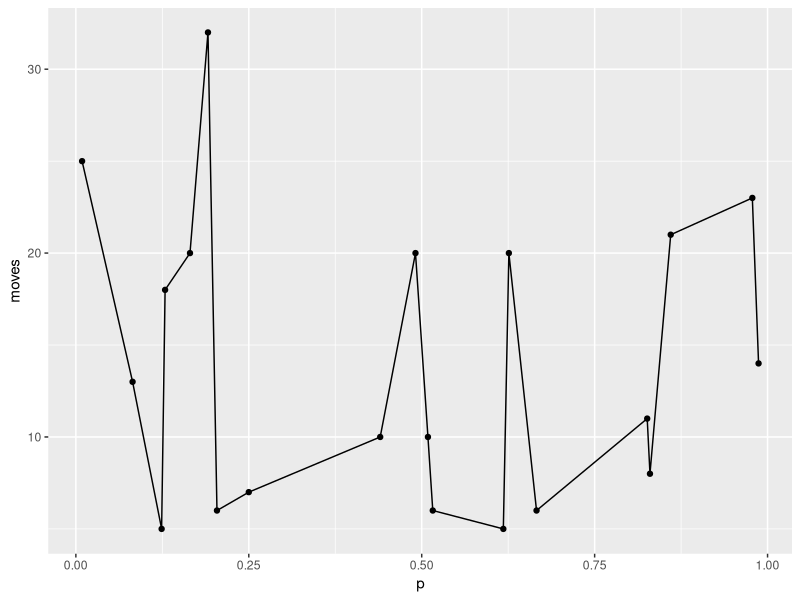
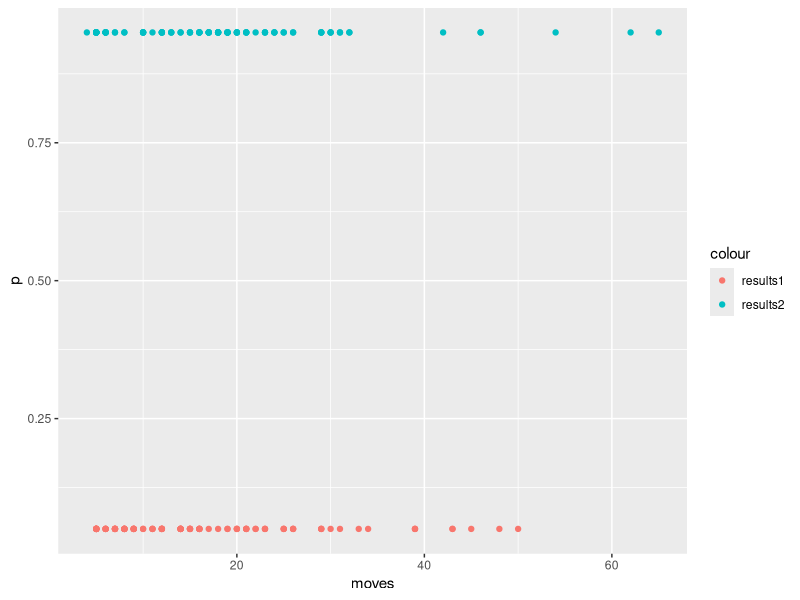
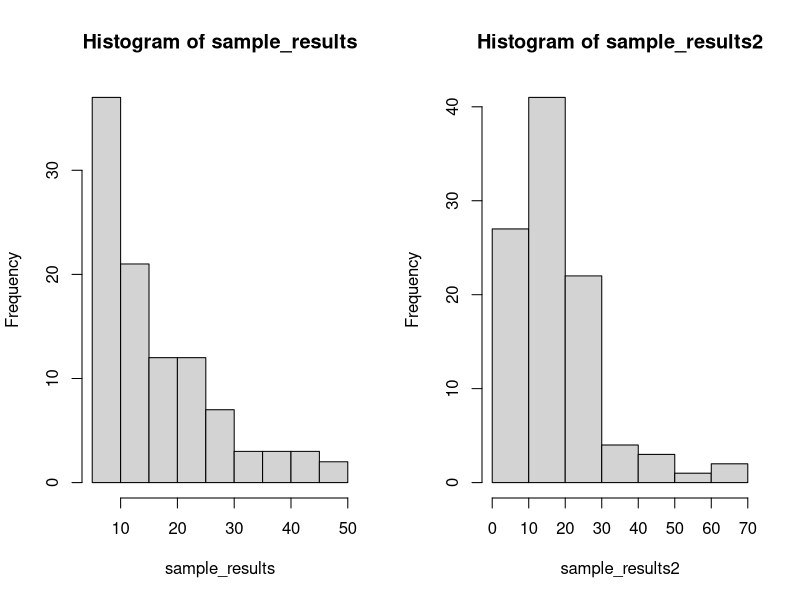

Write the R code that produced these figures, in order.
## ---- chunk 1
library(formatR)
library(ggplot2)
knitr::opts_chunk$set(echo = TRUE)
knitr::opts_chunk$set(tidy.opts=list(width.cutoff=80), tidy=TRUE)
## ---- chunk 2
lgrid <- matrix(NA, nrow = 8, ncol = 8)
lgrid[1,] <- c("r", "l", "q", "s", "t", "z", "c", "a")
lgrid[2,] <- c("i", "v", "d", "z", "h", "l", "t", "p")
lgrid[3,] <- c("u", "r", "o", "y", "w", "c", "a", "c")
lgrid[4,] <- c("x", "r", "f", "n", "d", "p", "g", "v")
lgrid[5,] <- c("h", "j", "f", "f", "k", "h", "g", "m")
lgrid[6,] <- c("k", "y", "e", "x", "x", "g", "k", "i")
lgrid[7,] <- c("l", "q", "e", "q", "f", "u", "e", "b")
lgrid[8,] <- c("l", "s", "d", "h", "i", "k", "y", "n")

edge_squares = c(1, 2, 3, 4, 5, 6, 7, 8, 9, 16, 17, 24, 25, 32, 33, 40, 41, 48, 49, 56, 57, 58, 59, 60, 61, 62, 63, 64) # indices of all the edge squares
green_squares = c(14, 23, 42, 51) # indices of the green squares on the board

# Function to get a staring position randomly
get_start_position <- function() {
  choices <- setdiff(1:64, edge_squares) # to get a position not on edge
  position <- sample(choices, 1 , replace = TRUE)
  return(position)  
}
## ---- chunk 3
move_if_on_edge <- function() {
  position <- sample(1:64, 1, replace = TRUE)
  return(position)
}
move_if_not_on_edge <- function(square) {
  dist_from_adj_squares <- c(1, 7, 8, 9)   
  # Adding & subtracting these from current square would give all adjacent squares
  adj_squares_1 <- square - dist_from_adj_squares
  adj_squares_2 <- square + dist_from_adj_squares
  adj_squares <- c(adj_squares_1, adj_squares_2)
  position <- sample(adj_squares, 1, replace = TRUE)
  return(position)
}

play_next_turn <- function(position) {
  if (position %in% edge_squares) next_position <- move_if_on_edge() else 
    next_position <- move_if_not_on_edge(position)
  return(next_position)
} 
play_next_turn(16)
## ---- chunk 4
letter_collection <- c()
available_letters <- c()
num_letters <- 0
count <- 0
## ---- chunk 5
handle_green_squares <- function(square, p){
  prob <- sample(c(p, 1-p), 1, replace = TRUE)
  
  if(prob == p){
    letter_collection <<- c("f", "f")
    count <<- 1
    available_letters <<- c("h", "k")
    num_letters <<- 3
  }
  
  else if(prob == 1-p){
    if(lgrid[square] %in% available_letters){
      available_letters <<- available_letters[available_letters != lgrid[square]]
      num_letters <<- num_letters -1
    }
    
    if(lgrid[square] %in% letter_collection){
      letter_collection <<- letter_collection[letter_collection != lgrid[square]]
      count <<- max(0, length(letter_collection) - 1)
    }
  }
}

handle_white_squares <- function(square){
  if(lgrid[square] %in% available_letters && count < 2){
    letter_collection <<- append(letter_collection, c(lgrid[square], lgrid[square]))
    available_letters <<- available_letters[available_letters != lgrid[square]]
    count <<- count + 1  #Ensure we collect copy of only two letters
  }
  
  else if(num_letters < 3){ 
    available_letters <<- append(available_letters, lgrid[square])
    num_letters <<- num_letters + 1 
    #Ensure we do not pick more than 3 different letters
  }
}
## ---- chunk 6
pick_or_leave_letter <- function(square, p){
  if(square %in% green_squares) handle_green_squares(square, p) else
    handle_white_squares(square)
}

count_num_moves <- function(start, p){
  letter_collection <<- c() #Clear data of last run
  available_letters <<- c()
  num_letters <<- 0
  count <<- 0
  curr_position <- start
  end_game <- FALSE
  moves <- 0
  
  while(end_game == FALSE){
    if(count == 2 && length(available_letters) == 1){
      letter_collection <<- append(letter_collection, available_letters)
      available_letters <<- c()
      end_game <- TRUE
    }
    
    else{
      pick_or_leave_letter(curr_position, p)
      next_pos <- play_next_turn(curr_position)
      curr_position <- next_pos
      moves <- moves + 1
    }
  }
  
  return(moves)
}

(start <- get_start_position())
count_num_moves(start, 0.46)
## ---- chunk 7
df <- data.frame(p = c(), moves = c())
for (i in 1:20) {
  p <- round(runif(1), 3)  # To get random probability values
  moves <- count_num_moves(28,p)
  df <- rbind(df, data.frame(p = p, moves = moves))
}
ggplot(aes(p,moves), data = df) + geom_line() + geom_point()
## ---- chunk 8
sample_results <- replicate(100, count_num_moves(46,0.05))
sample_results2 <- replicate(100, count_num_moves(28, 0.95))
results1 <- data.frame(p = 0.05, moves = sample_results)
results2 <- data.frame(p = 0.95, moves = sample_results2)
summary(sample_results)
summary(sample_results2)
ggplot(aes(moves, p, color = 'results1'), data = results1) + geom_point() +
  geom_point(aes(moves,p, color = 'results2'), data = results2) 
## ---- chunk 9
par(mfrow=c(1,2))
hist(sample_results)
hist(sample_results2)
## ---- chunk 10
Xa <- c(25, 13, 16, 24, 11, 12, 24, 26, 15, 19, 34)
Xb <- c(35, 41, 23, 26, 18, 15, 33, 42, 18, 47, 21, 26)
p <- 0.5
expected_A <- sum(p * Xa)
expected_B <- sum(p * Xb)
print(c(expected_A, expected_B) )
avg_A <- mean(Xa)
avg_B <- mean(Xb)
print(c(avg_A, avg_B) )
